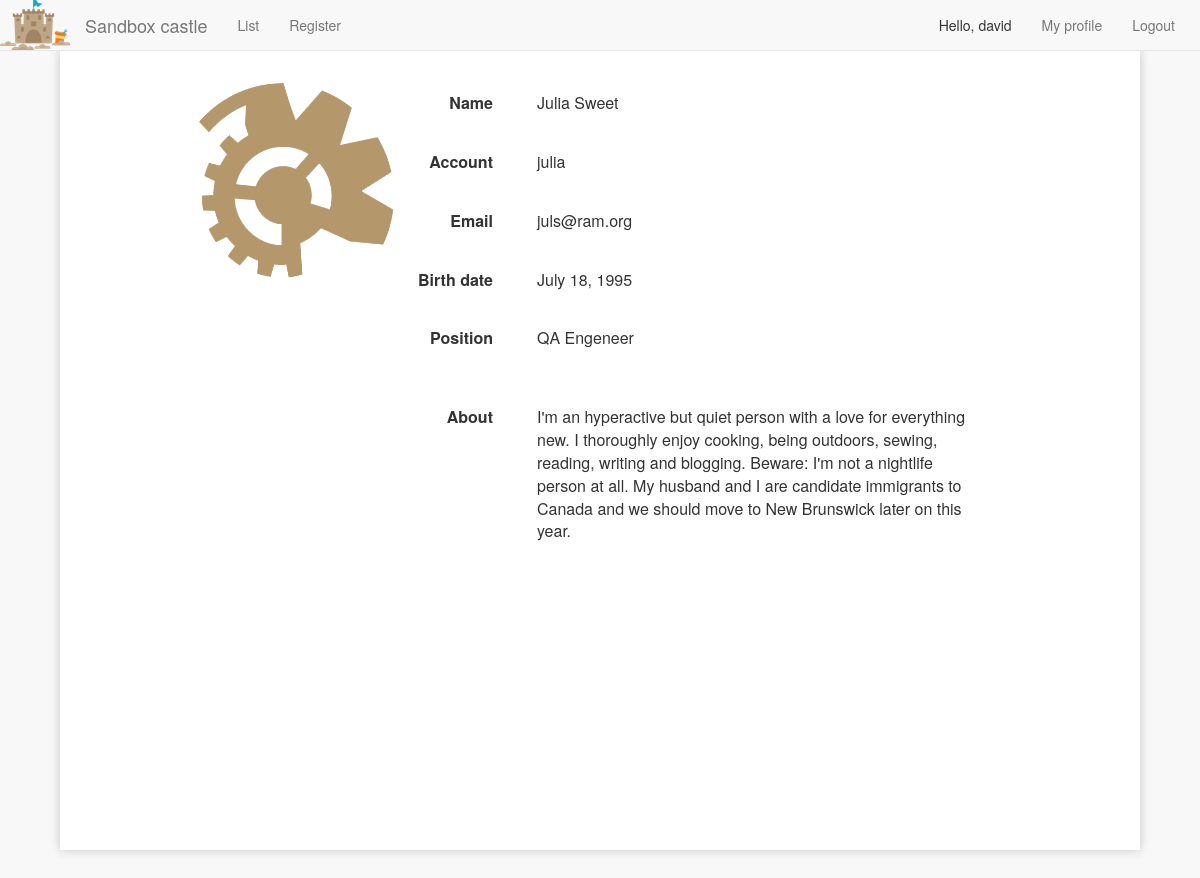
/user/julia/ (signed in), run on the app's committed database.
### bug/models.py (models this page shows, shortened)
class Person(models.Model):
    account = models.CharField(max_length=30, primary_key=True)
    first_name = models.CharField(max_length=20, null=True)
    last_name = models.CharField(max_length=20, null=True)
    birthDate = models.DateField(null=True)
    email = models.CharField(max_length=40, null=True)
    sex = models.CharField(max_length=6)
    position = models.ForeignKey(Position, db_column="position", null=True)
    about = models.CharField(max_length=400, null=True)
    class Meta:
        db_table = 'person'

class Position(models.Model):
    position = models.CharField(max_length=40, primary_key=True)
    class Meta:
        db_table = 'position'
    def __unicode__(self):
        return self.position

### bug/views.py (the view, shortened to what this page needs)
# urls.py: url(r'^user/(?P<account>[a-zA-Z]+)/$', views.profile, name='profile'),
@login_required
def profile(request, account):
    if request.method == 'GET':
        positions = [row.position for row in Position.objects.all()]
        person = Person.objects.get(account=account)
        template = loader.get_template('profile.html')
        context = RequestContext(request, {
            'person': person,
            'current_profile': account,
            'positions': positions
        })
        return HttpResponse(template.render(context), content_type="text/html")

### bug/templates/profile.html (shortened to what this page needs)
{% load staticfiles %}
<html>
<head>
    <link rel="stylesheet" type="text/css" href="{% static "bower_components/bootstrap-datepicker/css/datepicker.css" %}">
    <link rel="stylesheet" type="text/css" href="{% static "bower_components/bootstrap/dist/css/bootstrap.css" %}">
    <link rel="stylesheet" type="text/css" href="{% static "js/style.css" %}">
</head>
<body>
{% include "navbar.html" with profile_page="true" current_profile=current_profile %}
<div class="container outer-big">
    <div class="container inner-big">
        <div class="col-md-2">
            <div class="row">
                <img src="{% static "img/profile.png" %}" alt="account image" style="width: 200px; height: 200px; -webkit-filter: hue-rotate(5deg) saturate(0.4);"/>
            </div>
        </div>
        <div class="col-md-10">
            <form id="edit_form">
            <dl id="user_data" class="dl-horizontal">
                <dt>Name</dt>
                <dd>
                    <span id="_firstname">{{ person.first_name }}</span> <span id="_lastname">{{ person.last_name }}</span>
                </dd>
                <dt>Account</dt>
                <dd>
                    <span id="_account">{{ person.account }}</span>
                </dd>
                <dt>Email</dt>
                <dd>
                    <span id="_email">{{ person.email }}</span>
                </dd>
                <dt>Birth date</dt>
                <dd>
                    <span id="_bday">{{ person.birthDate }}</span>
                </dd>
                <dt>Position</dt>
                <dd>
                    <span id="_position">{{ person.position }}</span>
                </dd>
                <dt style="margin-top: 20px">About</dt>
                <dd style="margin-top: 20px">
                    <span id="_about">{{ person.about }}</span>
                </dd>
            </dl>
            </form>
        </div>
    </div>
</div>
{% include "footer.html" %}
</body>
</html>

### bug/templates/navbar.html (shortened to what this page needs)
{% load staticfiles %}
<nav class="navbar navbar-default navbar-fixed-top" role="navigation">
    <a href="/" style="float: left"><img src="{% static "img/castle_logo.png" %}" alt="logo"/></a>
    <div class="navbar-header">
        <a class="navbar-brand" href="/">Sandbox castle</a>
    </div>
    <div class="collapse navbar-collapse" id="bs-example-navbar-collapse-1">
        <ul class="nav navbar-nav">
            <li {% if list_page %}class="active"{% endif %}><a href="/list">List</a></li>
            <li {% if register_page %}class="active"{% endif %}><a href="/add">Register</a></li>
        </ul>
        <ul class="nav navbar-nav navbar-right" style="margin-right: 10px;">
            {% if user.is_authenticated %}
                <li>
                    <p style="padding: 15px; margin: 0px">Hello, {{ user.username }}</p>
                </li>
                <li {% if profile_page and user.username == current_profile %}class="active"{% endif %}>
                    <a href="/user/{{ user.username }}">My profile</a>
                </li>
                <li>
                    <a href="/logout">Logout</a>
                </li>
            {% endif %}
        </ul>
    </div>
</nav>

### bug/static/js/style.css (style rules this page uses)
dt,dd { font-size: medium; font-family: "Helvetica Neue", Helvetica, Arial, sans-serif; padding: 12px; }
.container.outer-big { width: 90%; height: 100%; margin: auto; margin-top: 50px; padding-bottom: 50px; background-color: #ffffff; padding-top: 30px; box-shadow: 0 0 10px rgba(0,0,0,0.2); }
.container.inner-big { width: 80%; margin: auto; }

### data on the page
Person: first_name "Julia", last_name "Sweet", account "julia", email "juls@ram.org", birthDate "July 18, 1995", position "QA Engeneer", about "I'm an hyperactive but quiet person with a love for everything new. I thoroughly enjoy cooking, being outdoors, sewing, reading, writing and blogging. Beware: I'm not a nightlife person at all. My husband and I are candidate immigrants to Canada and we should move to New Brunswick later on this year."

### other printed values
{{ user.username }} "david"
